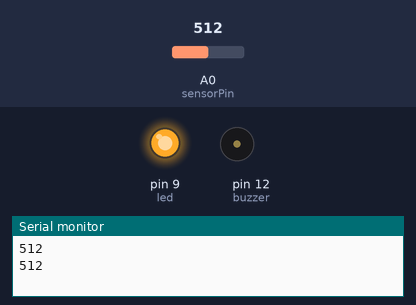
Bench run of a sketch on a simulated Arduino Uno, built with avr-gcc and run on an emulated ATmega328P. Parts: output pins drawn as LEDs (lit = HIGH), buzzer (waves = sounding, pin HIGH), the last lines printed to the serial monitor. Dashed ring = blinking. Inputs (shaded band) come from the test bench; at power-on: A0 (sensorPin) = 512.

Above: at 1.8 s.
1.9 s: A0 (sensorPin) set to 0
At 2.4 s:
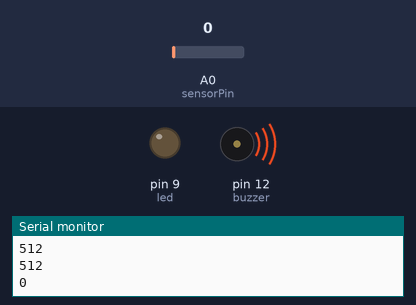
5.4 s: A0 (sensorPin) set to 511
At 6.4 s:
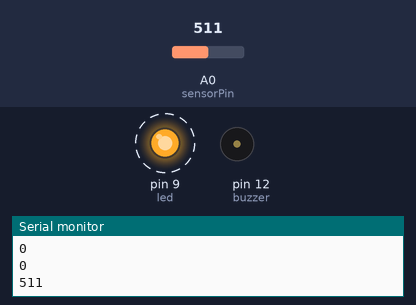
Timing chart, 0 to 14.9 s (numbered marks = the images above; inputs shaded):
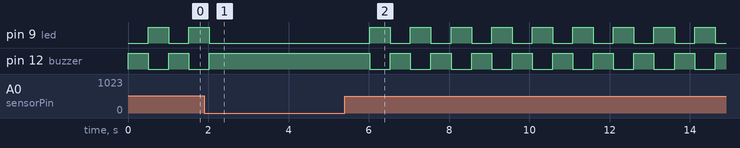

The sketch:

arduino.ino
```cpp
#include<SoftwareSerial.h>

int sensorPin = A0; // select the input pin for the LDR

int sensorValue = 0; // variable to store the value coming from the sensor

int led = 9; // Output pin for LED

int buzzer = 12; // Output pin for Buzzer

void setup() {

// declare the ledPin and buzzer as an OUTPUT:

pinMode(led, OUTPUT);

pinMode(buzzer,OUTPUT);

Serial.begin(9600);

}

void loop()
{
sensorValue = analogRead(sensorPin);
//Serial.println(sensorValue);
//if (sensorValue > 700)
//{
//Serial.println("Fire Detected");
//Serial.println("LED on");
Serial.println(sensorValue);
digitalWrite(led,LOW);
digitalWrite(buzzer,HIGH);
delay(500);
//}

digitalWrite(led,HIGH);
digitalWrite(buzzer,LOW);
delay(sensorValue);

}
```

Measured:
- after the input at 1.9 s, pin 9 (led): goes on until 2.0 s, then stays LOW; pin 12 (buzzer): goes on until 2.0 s, then stays HIGH
- after the input at 5.4 s, pin 9 (led): alternates HIGH for 0.51 s and LOW for 0.50 s, starting after 0.63 s; pin 12 (buzzer): alternates HIGH for 0.50 s and LOW for 0.51 s, starting after 0.63 s
- by itself, pin 12 (buzzer): alternates HIGH for 0.50 s and LOW for 0.51 s
